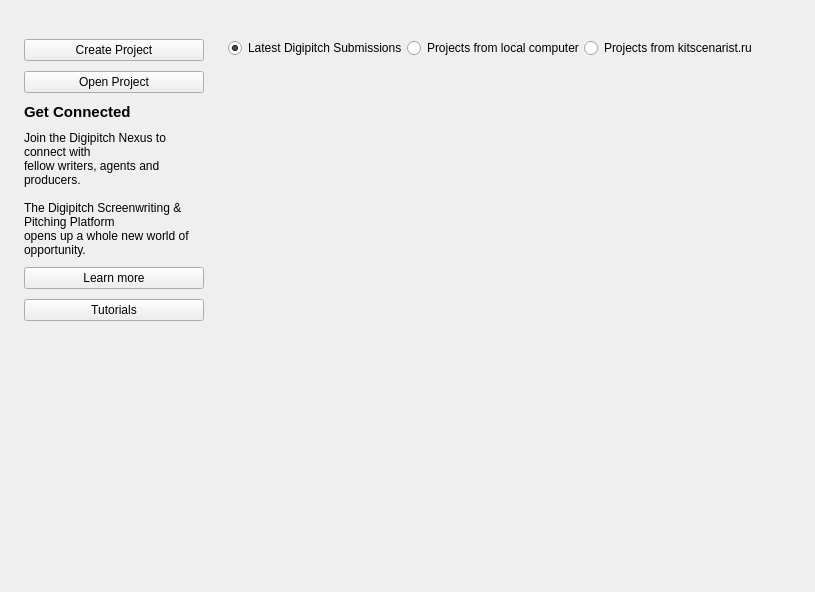
<?xml version="1.0" encoding="UTF-8"?>
<ui version="4.0">
 <class>StartUpView</class>
 <widget class="QWidget" name="StartUpView">
  <property name="geometry">
   <rect>
    <x>0</x>
    <y>0</y>
    <width>815</width>
    <height>592</height>
   </rect>
  </property>
  <property name="windowTitle">
   <string>Form</string>
  </property>
  <layout class="QGridLayout" name="gridLayout_3">
   <property name="leftMargin">
    <number>0</number>
   </property>
   <property name="topMargin">
    <number>0</number>
   </property>
   <property name="rightMargin">
    <number>0</number>
   </property>
   <property name="bottomMargin">
    <number>0</number>
   </property>
   <property name="spacing">
    <number>0</number>
   </property>
   <item row="1" column="0">
    <widget class="QLabel" name="topEmptyLabel">
     <property name="text">
      <string/>
     </property>
    </widget>
   </item>
   <item row="4" column="0">
    <widget class="QWidget" name="mainContainer" native="true">
     <layout class="QHBoxLayout" name="horizontalLayout_3">
      <property name="spacing">
       <number>0</number>
      </property>
      <property name="leftMargin">
       <number>0</number>
      </property>
      <property name="topMargin">
       <number>0</number>
      </property>
      <property name="rightMargin">
       <number>0</number>
      </property>
      <property name="bottomMargin">
       <number>0</number>
      </property>
      <item>
       <layout class="QVBoxLayout" name="verticalLayout">
        <property name="leftMargin">
         <number>24</number>
        </property>
        <property name="topMargin">
         <number>25</number>
        </property>
        <property name="rightMargin">
         <number>12</number>
        </property>
        <property name="bottomMargin">
         <number>24</number>
        </property>
        <item>
         <layout class="QGridLayout" name="gridLayout">
          <property name="verticalSpacing">
           <number>10</number>
          </property>
          <item row="4" column="0" colspan="2">
           <widget class="QLabel" name="label">
            <property name="font">
             <font>
              <pointsize>11</pointsize>
              <weight>75</weight>
              <bold>true</bold>
             </font>
            </property>
            <property name="text">
             <string>Get Connected</string>
            </property>
           </widget>
          </item>
          <item row="0" column="0" rowspan="3" colspan="2">
           <widget class="QPushButton" name="createProject">
            <property name="cursor">
             <cursorShape>PointingHandCursor</cursorShape>
            </property>
            <property name="text">
             <string>Create Project</string>
            </property>
            <property name="icon">
             <iconset resource="../../../scenarist-core/Resources/Resources.qrc">
              <normaloff>:/Graphics/Iconset/plus.svg</normaloff>:/Graphics/Iconset/plus.svg</iconset>
            </property>
            <property name="iconSize">
             <size>
              <width>20</width>
              <height>20</height>
             </size>
            </property>
           </widget>
          </item>
          <item row="9" column="0" colspan="2">
           <spacer name="verticalSpacer">
            <property name="orientation">
             <enum>Qt::Vertical</enum>
            </property>
            <property name="sizeHint" stdset="0">
             <size>
              <width>20</width>
              <height>40</height>
             </size>
            </property>
           </spacer>
          </item>
          <item row="3" column="0" colspan="2">
           <widget class="QPushButton" name="openProject">
            <property name="cursor">
             <cursorShape>PointingHandCursor</cursorShape>
            </property>
            <property name="text">
             <string>Open Project</string>
            </property>
            <property name="icon">
             <iconset resource="../../../scenarist-core/Resources/Resources.qrc">
              <normaloff>:/Graphics/Iconset/folder-outline.svg</normaloff>:/Graphics/Iconset/folder-outline.svg</iconset>
            </property>
            <property name="iconSize">
             <size>
              <width>20</width>
              <height>20</height>
             </size>
            </property>
           </widget>
          </item>
          <item row="7" column="0" colspan="2">
           <widget class="QPushButton" name="digipitchRegister">
            <property name="cursor">
             <cursorShape>PointingHandCursor</cursorShape>
            </property>
            <property name="text">
             <string>Learn more</string>
            </property>
            <property name="icon">
             <iconset resource="../../../scenarist-core/Resources/Resources.qrc">
              <normaloff>:/Graphics/Iconset/web.svg</normaloff>:/Graphics/Iconset/web.svg</iconset>
            </property>
            <property name="iconSize">
             <size>
              <width>20</width>
              <height>20</height>
             </size>
            </property>
           </widget>
          </item>
          <item row="5" column="0">
           <widget class="QLabel" name="label_2">
            <property name="text">
             <string>Join the Digipitch Nexus to connect with 
fellow writers, agents and producers. 

The Digipitch Screenwriting &amp; Pitching Platform 
opens up a whole new world of opportunity.</string>
            </property>
            <property name="wordWrap">
             <bool>true</bool>
            </property>
           </widget>
          </item>
          <item row="8" column="0">
           <widget class="QPushButton" name="help">
            <property name="cursor">
             <cursorShape>PointingHandCursor</cursorShape>
            </property>
            <property name="text">
             <string>Tutorials</string>
            </property>
            <property name="icon">
             <iconset resource="../../../scenarist-core/Resources/Resources.qrc">
              <normaloff>:/Graphics/Iconset/help-circle.svg</normaloff>:/Graphics/Iconset/help-circle.svg</iconset>
            </property>
            <property name="iconSize">
             <size>
              <width>20</width>
              <height>20</height>
             </size>
            </property>
           </widget>
          </item>
         </layout>
        </item>
       </layout>
      </item>
      <item>
       <widget class="QFrame" name="projectsFrame">
        <layout class="QGridLayout" name="gridLayout_2">
         <property name="leftMargin">
          <number>12</number>
         </property>
         <property name="topMargin">
          <number>24</number>
         </property>
         <property name="rightMargin">
          <number>24</number>
         </property>
         <property name="bottomMargin">
          <number>24</number>
         </property>
         <item row="0" column="1">
          <widget class="QToolButton" name="refreshProjects">
           <property name="toolTip">
            <string>Update recent projects list</string>
           </property>
           <property name="text">
            <string/>
           </property>
           <property name="icon">
            <iconset resource="../../../scenarist-core/Resources/Resources.qrc">
             <normaloff>:/Graphics/Iconset/refresh.svg</normaloff>:/Graphics/Iconset/refresh.svg</iconset>
           </property>
           <property name="iconSize">
            <size>
             <width>20</width>
             <height>20</height>
            </size>
           </property>
           <property name="autoRaise">
            <bool>true</bool>
           </property>
          </widget>
         </item>
         <item row="2" column="0" colspan="2">
          <widget class="QStackedWidget" name="filesSources">
           <property name="currentIndex">
            <number>0</number>
           </property>
           <widget class="QWidget" name="digipitchLatestProjects">
            <layout class="QGridLayout" name="gridLayout_4">
             <property name="leftMargin">
              <number>0</number>
             </property>
             <property name="topMargin">
              <number>0</number>
             </property>
             <property name="rightMargin">
              <number>0</number>
             </property>
             <property name="bottomMargin">
              <number>0</number>
             </property>
             <property name="spacing">
              <number>0</number>
             </property>
             <item row="0" column="0">
              <widget class="UserInterface::DigipitchScriptsList" name="digipitchScriptsList">
               <property name="frameShape">
                <enum>QFrame::NoFrame</enum>
               </property>
               <property name="widgetResizable">
                <bool>true</bool>
               </property>
              </widget>
             </item>
            </layout>
           </widget>
           <widget class="QWidget" name="recentFilesPage">
            <layout class="QGridLayout" name="gridLayout_6">
             <property name="leftMargin">
              <number>0</number>
             </property>
             <property name="topMargin">
              <number>0</number>
             </property>
             <property name="rightMargin">
              <number>0</number>
             </property>
             <property name="spacing">
              <number>0</number>
             </property>
             <item row="0" column="0">
              <widget class="UserInterface::ProjectsList" name="recentFiles">
               <property name="frameShape">
                <enum>QFrame::NoFrame</enum>
               </property>
               <property name="widgetResizable">
                <bool>true</bool>
               </property>
              </widget>
             </item>
            </layout>
           </widget>
           <widget class="QWidget" name="remoteFilesPage">
            <layout class="QGridLayout" name="gridLayout_7">
             <property name="leftMargin">
              <number>0</number>
             </property>
             <property name="topMargin">
              <number>0</number>
             </property>
             <property name="rightMargin">
              <number>0</number>
             </property>
             <property name="spacing">
              <number>0</number>
             </property>
             <item row="0" column="0">
              <widget class="UserInterface::ProjectsList" name="remoteFiles">
               <property name="frameShape">
                <enum>QFrame::NoFrame</enum>
               </property>
               <property name="widgetResizable">
                <bool>true</bool>
               </property>
              </widget>
             </item>
            </layout>
           </widget>
          </widget>
         </item>
         <item row="0" column="0">
          <layout class="QHBoxLayout" name="horizontalLayout_2">
           <property name="spacing">
            <number>0</number>
           </property>
           <property name="bottomMargin">
            <number>8</number>
           </property>
           <item>
            <widget class="QRadioButton" name="digipitchCommunity">
             <property name="cursor">
              <cursorShape>PointingHandCursor</cursorShape>
             </property>
             <property name="text">
              <string>Latest Digipitch Submissions</string>
             </property>
             <property name="checked">
              <bool>true</bool>
             </property>
            </widget>
           </item>
           <item>
            <widget class="QRadioButton" name="localProjects">
             <property name="cursor">
              <cursorShape>PointingHandCursor</cursorShape>
             </property>
             <property name="text">
              <string>Projects from local computer</string>
             </property>
             <property name="checked">
              <bool>false</bool>
             </property>
            </widget>
           </item>
           <item>
            <widget class="QRadioButton" name="remoteProjects">
             <property name="cursor">
              <cursorShape>PointingHandCursor</cursorShape>
             </property>
             <property name="text">
              <string>Projects from kitscenarist.ru</string>
             </property>
            </widget>
           </item>
           <item>
            <spacer name="horizontalSpacer_4">
             <property name="orientation">
              <enum>Qt::Horizontal</enum>
             </property>
             <property name="sizeHint" stdset="0">
              <size>
               <width>40</width>
               <height>20</height>
              </size>
             </property>
            </spacer>
           </item>
          </layout>
         </item>
        </layout>
       </widget>
      </item>
     </layout>
    </widget>
   </item>
  </layout>
 </widget>
 <customwidgets>
  <customwidget>
   <class>UserInterface::ProjectsList</class>
   <extends>QScrollArea</extends>
   <header location="global">UserInterfaceLayer/ProjectsList/ProjectsList.h</header>
   <container>1</container>
  </customwidget>
  <customwidget>
   <class>UserInterface::DigipitchScriptsList</class>
   <extends>QScrollArea</extends>
   <header location="global">UserInterfaceLayer/Digipitch/DigipitchScriptsList.h</header>
   <container>1</container>
  </customwidget>
 </customwidgets>
 <resources>
  <include location="../../../scenarist-core/Resources/Resources.qrc"/>
 </resources>
 <connections/>
</ui>
